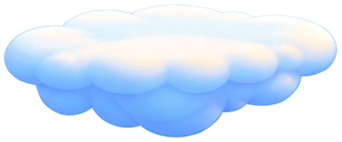
#> input picture preparation/art/candidates/backgrounds/cloud_large_01.png, 342 x 142 px, given in place of object_cardboard_box.png, which was not available
$ python repair_edges.py
#> lines starting #> are read from the running program, lines starting #| are printed output that depends on the picture; after the words box and inside, x2 and y2 are one past the last pixel; in counts of white or black regions, pixels touching at a corner belong together; pictures that were not available may be replaced by others from this repository, and a replacement may not be noted
### preparation/tools/prepare_art.py
"""Local, repeatable extraction from 02_ASSETS; never changes the source pack.

Recipes are reviewed pixel regions, not inferred physics dimensions. Outputs remain
candidates until visual review. Missing source pixels are never silently invented.
"""
from pathlib import Path
from collections import deque
import hashlib
import json
import numpy as np
from PIL import Image, ImageFilter, ImageDraw

ROOT = Path(__file__).resolve().parents[1]
SOURCE = Path('/Users/admin/Downloads/zheyenengdie/art-source/这也能叠_正式美术素材包_v1')

def sha(path):
    return hashlib.sha256(path.read_bytes()).hexdigest()

# [99 lines left out: functions clean, main, not called in this run]

# [2 lines that do not run on import are left out]

### preparation/tools/repair_edges.py
"""P2 local reconstruction candidates using only existing formal-source pixels.

These are inferred repairs, not recovered originals. P1 candidates are preserved.
"""
from pathlib import Path
import json, math
import numpy as np
from PIL import Image, ImageDraw, ImageOps, ImageFilter
from prepare_art import ROOT, SOURCE, clean, sha

OUT=ROOT/'art/edge-candidates'
rows=[]

def load(relative):
#> called with relative = 'objects/object_cardboard_box.png'
    return Image.open(ROOT/'art/candidates'/relative).convert('RGBA')
#> returned value is the input picture: PIL image 342x142 RGBA; mean R, G, B, A 120.4, 138.7, 160.6, 159.3

def save(id,group,im,source,method,notes,extra=None):
    im=im.crop(im.getbbox())
    pad=Image.new('RGBA',(im.width+16,im.height+16));pad.alpha_composite(im,(8,8))
    p=OUT/group/(id+'.png');p.parent.mkdir(parents=True,exist_ok=True);pad.save(p)
    row={'id':id,'group':group,'output':str(p.relative_to(ROOT)),'sha256':sha(p),'size':list(pad.size),
         'source':source,'source_sha256':sha(SOURCE/'02_ASSETS'/source),'method':method,'notes':notes,
         'status':'candidate_pending_user_review','runtime_review':'not_run',**(extra or {})}
    if group=='objects':
        n=OUT/'next'/('next_'+id.removeprefix('object_')+'.png');n.parent.mkdir(parents=True,exist_ok=True)
        silhouette=Image.new('RGBA',pad.size,(220,232,250,0));silhouette.putalpha(pad.getchannel('A'));silhouette.save(n)
        row.update(next_output=str(n.relative_to(ROOT)),next_sha256=sha(n))
    rows.append(row)
    return pad

def tapered_cap(im,flip=False):
#> called with flip = False
    if flip:im=ImageOps.flip(im)
    im=im.crop(im.getbbox());a=np.array(im);h,w=a.shape[:2];mask=a[:,:,3]>128
#> after `im = im.crop(im.getbbox())`:
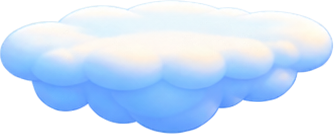
#> im: PIL image 334x134 RGBA; mean R, G, B, A 130.7, 150.5, 174.2, 172.8; transparent parts drawn white
#> after `h, w = a.shape[:2]`: h = 134; w = 334
#> after `mask = a[:, :, 3] > 128`:
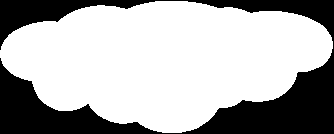
#> mask: shape (134, 334) bool; 68.6% white; 1 black region, box (x1, y1, x2, y2) and area: (0, 0, 334, 134) 14053
    bounds=[]
    for y in range(h-15,h-1):
        xs=np.where(mask[y])[0]
        if len(xs):bounds.append((y,xs[0],xs[-1]))
#> after the loop, bounds = [(119, 106, 209), (120, 108, 208), (121, 110, 207), (122, 114, 205), (123, 119, 204), (124, 140, 202), (125, 142, 201), (126, 144, 199), (127, 145, 198), (128, 148, 196), (129, 150, 193), (130, 153, 190), (131, 157, 185), (132, 162, 181)]
    b=np.array(bounds);left=np.polyfit(b[:,0],b[:,1],1);right=np.polyfit(b[:,0],b[:,2],1)
#> after `b = np.array(bounds)`: b = 14 rows, first 8: [119, 106, 209], [120, 108, 208], [121, 110, 207], [122, 114, 205], [123, 119, 204], [124, 140, 202], [125, 142, 201], [126, 144, 199]
#> after `left = np.polyfit(b[:, 0], b[:, 1], 1)`: left = [4.55, -434.8]
#> after `right = np.polyfit(b[:, 0], b[:, 2], 1)`: right = [-2, 448.9]
    tip=(right[1]-left[1])/(left[0]-right[0]);ext=int(math.ceil(tip-h))+3
#> after `tip = (right[1] - left[1]) / (left[0] - right[0])`: tip = 135.1
#> after `ext = int(math.ceil(tip - h)) + 3`: ext = 5
    if not 0<ext<65:raise ValueError(('unreliable linear cap',ext))
    out=Image.new('RGBA',(w,h+ext));out.alpha_composite(im)
#> after `out = Image.new('RGBA', (w, h + ext))`: out: PIL image 334x139 RGBA; every value is 0
#> after `out.alpha_composite(im)`:
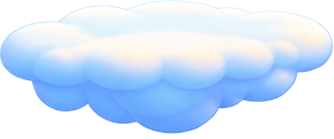
#> out: PIL image 334x139 RGBA; mean R, G, B, A 126, 145.1, 167.9, 166.6; transparent parts drawn white
    # Continue colour at the same source x. Only the missing cap receives pixels.
    aout=np.array(out)
    for y in range(h,h+ext):
        lo=max(0,int(round(np.polyval(left,y))));hi=min(w-1,int(round(np.polyval(right,y))))
        if lo>hi:continue
        for x in range(lo,hi+1):
            rgb=np.median(a[h-4:h,x,:3],axis=0)
            rim=min(x-lo,hi-x)
            if rim<2:rgb*=.85+.075*rim
            aout[y,x,:3]=rgb
            aout[y,x,3]=230 if rim==0 else 254
#> this loop made 5 passes
#> (lo, hi) on passes 1 to 5: (174, 181), (179, 179), (183, 177), (188, 175), (192, 173)
#> aout: shape (139, 334, 4); 0.02% of pixels changed, all inside (x1, y1, x2, y2) = (174, 134, 182, 136)
    out=Image.fromarray(aout)
    if flip:out=ImageOps.flip(out)
    return out,ext

for slug,flip in [('cardboard_box',False),('wooden_crate',False),('fridge',True)]:
    im,ext=tapered_cap(load('objects/object_'+slug+'.png'),flip)
#> ext = 5
    save('object_'+slug,'objects',im,'objects/object_'+slug+'.png','linear_edge_extrapolation',
         f'沿原轮廓两条直边求交，补齐约 {ext}px 缺角；仅新增区域使用边界同列颜色，不声称原始像素恢复。',{'added_extent_px':ext})
#> in save, `im=im.crop(im.getbbox())`:
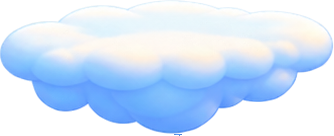
#> im: PIL image 334x136 RGBA; mean R, G, B, A 128.8, 148.3, 171.7, 170.3; transparent parts drawn white
#> in save, `pad = Image.new('RGBA', (im.width + 16, im.height + 16))`: pad: PIL image 350x152 RGBA; every value is 0
#> in save, `pad.alpha_composite(im, (8, 8))`:
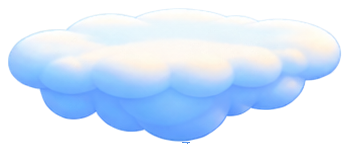
#> pad: PIL image 350x152 RGBA; mean R, G, B, A 109.9, 126.6, 146.6, 145.4; transparent parts drawn white
#> (the run stopped early here; a loop or call above may not have finished)

$ run again, on preparation/art/candidates/hud/hud_star_empty.png
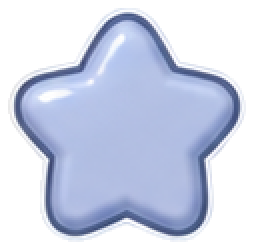
#> input picture preparation/art/candidates/hud/hud_star_empty.png, 127 x 125 px, given in place of object_cardboard_box.png, which was not available (shown 2 times larger)
#> in load, returned value is the input picture: PIL image 127x125 RGBA; mean R, G, B, A 98.2, 105.8, 126.7, 143.8
#> mask: shape (117, 119) bool; 65.2% white; 1 black region, box (x1, y1, x2, y2) and area: (0, 0, 119, 117) 4850
#> after the loop in tapered_cap, `for y in range(h-15,h-1):`: bounds = [(102, 17, 100), (103, 17, 100), (104, 18, 100), (105, 18, 99), (106, 19, 99), (107, 19, 98), (108, 20, 98), (109, 20, 97), (110, 21, 96), (111, 22, 95), (112, 24, 94), (113, 25, 93), (114, 27, 91), (115, 30, 88)]
#> b = 14 rows, first 8: [102, 17, 100], [103, 17, 100], [104, 18, 100], [105, 18, 99], [106, 19, 99], [107, 19, 98], [108, 20, 98], [109, 20, 97]
#> left = [0.89, -75.36]
#> right = [-0.835, 186.9]
#> tip = 152
#> in tapered_cap, `ext = int(math.ceil(tip - h)) + 3`: ext = 39
#> out: PIL image 119x156 RGBA; every value is 0
#> the loop in tapered_cap, `for y in range(h,h+ext):` made 39 passes
#> (lo, hi) on passes 1 to 8: (29, 89), (30, 88), (31, 88), (31, 87), (32, 86), (33, 85), (34, 84), (35, 83)
#> after the loop in tapered_cap, `for y in range(h,h+ext):`:
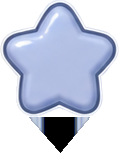
#> aout: shape (156, 119, 4); mean R, G, B, A 86.3, 93, 111.3, 138.3; transparent parts drawn white
#> pad: PIL image 135x169 RGBA; every value is 0
#> in save, `pad.alpha_composite(im, (8, 8))`:
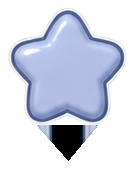
#> pad: PIL image 135x169 RGBA; mean R, G, B, A 70.2, 75.7, 90.6, 112.5; transparent parts drawn white
